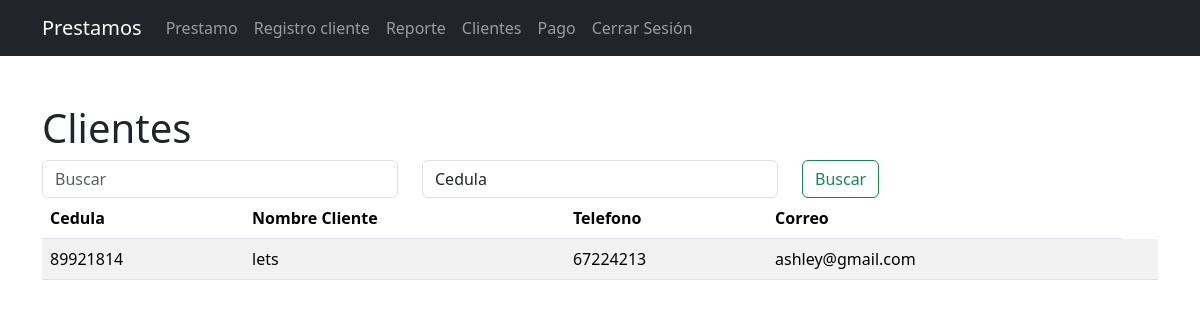
Page /cliente.php (signed in) on the committed database.
### tables this page shows
CREATE TABLE `cliente` (
  `id_cedula` varchar(15) NOT NULL,
  `nombre` varchar(255) DEFAULT NULL,
  `telefono` varchar(15) DEFAULT NULL,
  `correo` varchar(255) DEFAULT NULL
);

### class/modelo.php (called while the page is built, shortened)
<?php
class modeloCredencialesBD{
    public function __construct()
    {
        $this->_db=new mysqli(DB_HOST, DB_USER, DB_PASS ,DB_NAME);
    }
}
?>

### crud/buscador_cli.php (called while the page is built)
<?php
require_once('class/functions.php');
$obj_funciones = new funciones();
if ($_SERVER["REQUEST_METHOD"] == "POST") {
    $search = $_POST['search'];
    $search_field = $_POST['search_field'];
    $allowed_fields = ['id_cedula', 'nombre_cliente'];
    if (!in_array($search_field, $allowed_fields)) {
        header("Location: ../error.php");
        exit();
    }
    $clientes = $obj_funciones->buscar_todo("cliente",$search, $search_field);
} else {
    $clientes = $obj_funciones->obtener_todo("clientes");
}
?>

### class/functions.php (called while the page is built, shortened)
<?php
require_once('modelo.php');
class funciones extends modeloCredencialesBD {
    public function obtener_todo($cadena) {
        $query = "CALL sp_" . "$cadena";
        $consulta = $this->_db->query($query);
        if ($consulta) {
            $resultado = $consulta->fetch_all(MYSQLI_ASSOC);
            return $resultado;
        } else {
            return array();
        }
    }
}
?>

### cliente.php (the view, shortened to what this page needs)
<?php
require_once('class/navbar.php');
require_once('crud/buscador_cli.php');
?>
<div class="container mt-5">
    <h1 class="mt-5">Clientes</h1>
    <form action="<?php echo $_SERVER['PHP_SELF']; ?>" method="post" class="form-inline my-2 my-lg-0">
        <div class="row">
            <div class="col">
                <input class="form-control" type="search" placeholder="Buscar" aria-label="Search" name="search">
            </div>
            <div class="col">
                <select class="form-control" name="search_field">
                    <option value="id_cedula">Cedula</option>
                </select>
            </div>
            <div class="col">
                <button class="btn btn-outline-success" type="submit">Buscar</button>
            </div>
        </div>
    </form>
    <table class="table table-striped">
        <thead>
            <tr>
                <th>Cedula</th>
                <th>Nombre Cliente</th>
                <th>Telefono</th>
                <th>Correo</th>
            </tr>
        </thead>
        <tbody>
            <?php
            foreach ($clientes as $clientes) {
                echo "<tr>";
                echo "<td>{$clientes['id_cedula']}</td>";
                echo "<td>{$clientes['nombre']}</td>";
                echo "<td>{$clientes['telefono']}</td>";
                echo "<td>{$clientes['correo']}</td>";
                echo "<td>";
                echo "</td>";
                echo "</tr>";
            }
            ?>
        </tbody>
    </table>
</div>
</body>
</html>

### rows in the picture
cliente: id_cedula "89921814", nombre "lets", telefono "67224213", correo "ashley@gmail.com"
